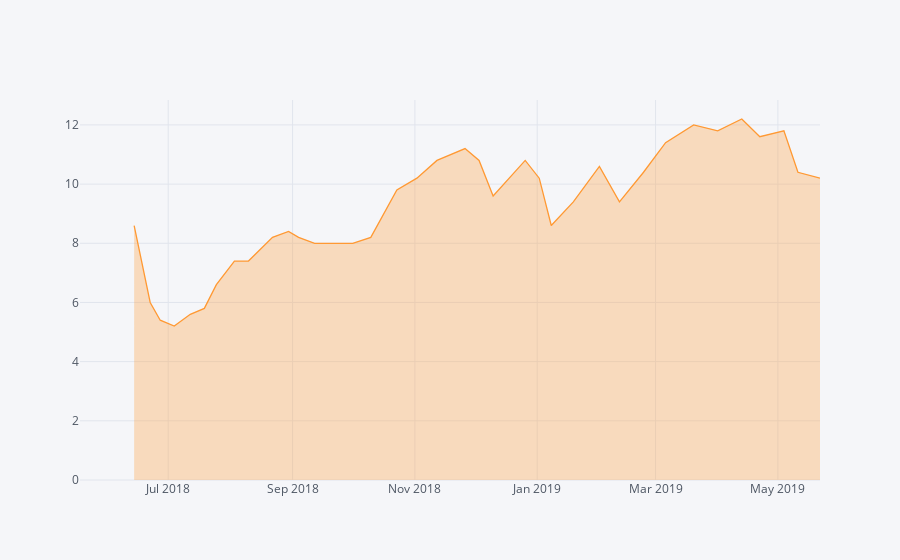

Notebook code for this chart:
### Code cell
since.Chest.dropna().rolling(5).mean().iplot(fill = True)

### Figure 1 — Plotly figure (JSON) as saved in the notebook; plotly's stock layout.template omitted (floating-point values rounded to 4 significant figures)
{"data": [{"fill": "tozeroy", "fillcolor": "rgba(255, 153, 51, 0.3)", "line": {"color": "rgba(255, 153, 51, 1.0)", "dash": "solid", "shape": "linear", "width": 1.3}, "mode": "lines", "name": "Chest", "text": "", "type": "scatter", "uid": "247392da-94e2-47d9-b90e-7e68bbe7315b", "x": ["2018-05-18", "2018-05-23", "2018-05-31", "2018-06-08", "2018-06-14", "2018-06-20", "2018-06-22", "2018-06-27", "2018-07-04", "2018-07-12", "2018-07-19", "2018-07-25", "2018-08-03", "2018-08-10", "2018-08-22", "2018-08-30", "2018-09-04", "2018-09-12", "2018-09-19", "2018-10-01", "2018-10-10", "2018-10-23", "2018-11-02", "2018-11-12", "2018-11-26", "2018-12-03", "2018-12-10", "2018-12-26", "2019-01-02", "2019-01-08", "2019-01-19", "2019-02-01", "2019-02-11", "2019-02-23", "2019-03-06", "2019-03-20", "2019-04-01", "2019-04-13", "2019-04-22", "2019-05-04", "2019-05-11", "2019-05-22"], "y": ["", "", "", "", 8.6, 6.6, 6, 5.4, 5.2, 5.6, 5.8, 6.6, 7.4, 7.4, 8.2, 8.4, 8.2, 8, 8, 8, 8.2, 9.8, 10.2, 10.8, 11.2, 10.8, 9.6, 10.8, 10.2, 8.6, 9.4, 10.6, 9.4, 10.4, 11.4, 12, 11.8, 12.2, 11.6, 11.8, 10.4, 10.2]}], "layout": {"autosize": true, "legend": {"bgcolor": "#F5F6F9", "font": {"color": "#4D5663"}}, "paper_bgcolor": "#F5F6F9", "plot_bgcolor": "#F5F6F9", "title": {"font": {"color": "#4D5663"}}, "xaxis": {"autorange": true, "gridcolor": "#E1E5ED", "range": ["2018-05-18", "2019-05-22"], "showgrid": true, "tickfont": {"color": "#4D5663"}, "title": {"font": {"color": "#4D5663"}, "text": ""}, "type": "date", "zerolinecolor": "#E1E5ED"}, "yaxis": {"autorange": true, "gridcolor": "#E1E5ED", "range": [0, 12.84], "showgrid": true, "tickfont": {"color": "#4D5663"}, "title": {"font": {"color": "#4D5663"}, "text": ""}, "type": "linear", "zerolinecolor": "#E1E5ED"}}}
